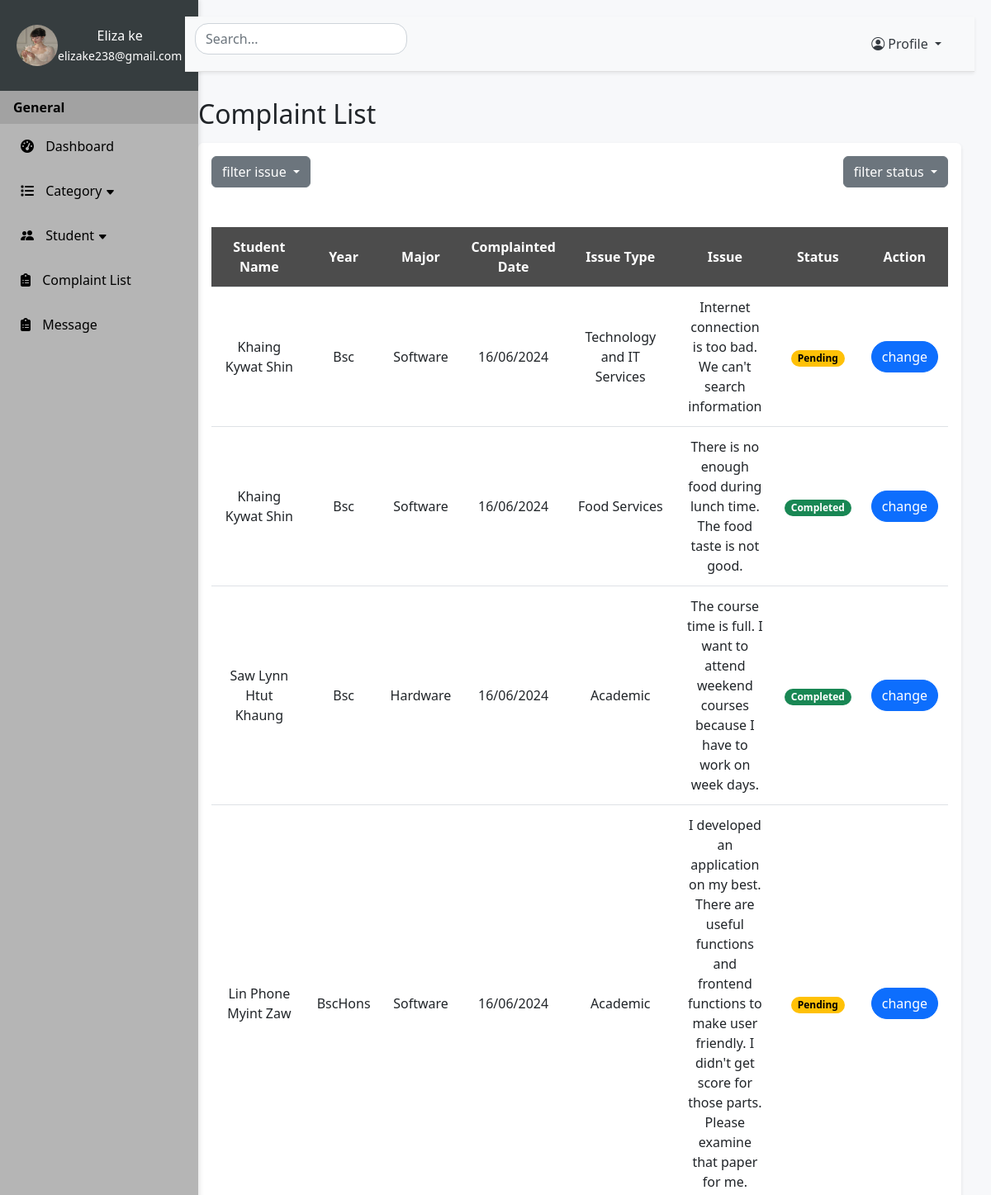
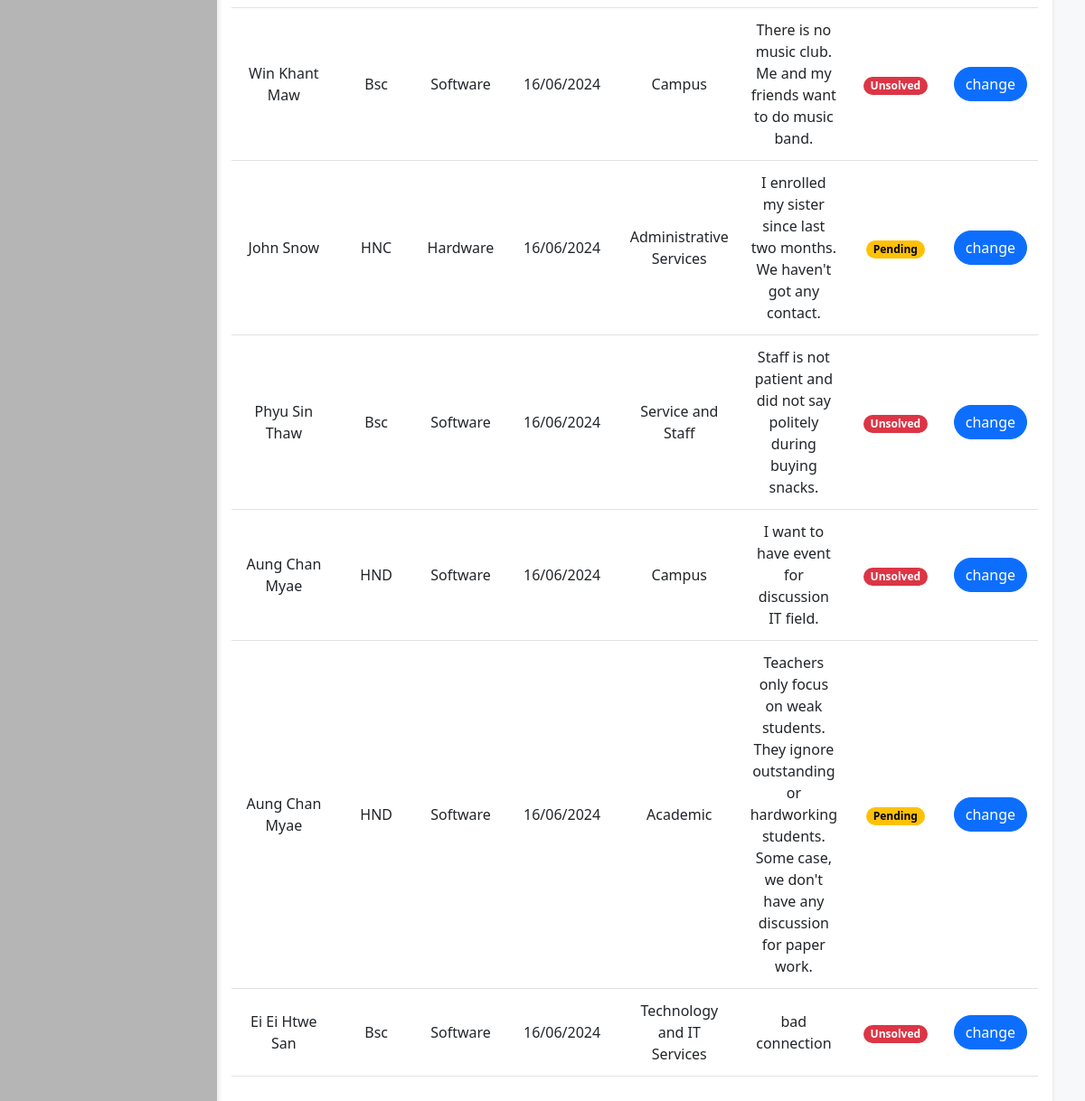
/viewComplaints (signed in), run on the app's committed database (2 pictures, top to bottom).
### website/models.py (models this page shows)
class Student(db.Model):
    id = db.Column(db.Integer, primary_key=True)
    student_name = db.Column(db.String(255), nullable=False)
    student_email = db.Column(db.String(255), nullable=False)
    student_password = db.Column(db.String(255), nullable=False)
    student_image = db.Column(db.String(255), nullable=False)
    student_year = db.Column(db.String(255), nullable=False)
    student_major = db.Column(db.String(255), nullable=False)
    student_phone = db.Column(db.String(255), nullable=False)
    complaints = db.relationship('Complaints')

class Complaints(db.Model):
    id = db.Column(db.Integer, primary_key=True)
    complaint_letter = db.Column(db.Text, nullable=False)
    date = db.Column(db.String(255), nullable=False)
    status = db.Column(db.String(255), nullable=False)
    student_id = db.Column(db.Integer, db.ForeignKey("student.id"))
    category_id = db.Column(db.Integer, db.ForeignKey("category.id"))

class Category(db.Model):
    id = db.Column(db.Integer, primary_key=True)
    cat_name = db.Column(db.String(255), nullable=False)
    cat_description = db.Column(db.String(255), nullable=False)
    cat_image = db.Column(db.String(255), nullable=False)
    complaints = db.relationship('Complaints')

### app.py (the view)
@app.route('/viewComplaints', methods=['GET', 'POST'])
def viewComplaints():
    if 'admin_id' not in session:
        return redirect(url_for('SignIn'))
    else:
        return viewcomplaints()

### website/adminfeatures.py (called while the page is built)
def viewcomplaints():
    complaints = Complaints.query.all()
    count = len(complaints)
    allstudents = Student.query.all()
    allcategories = Category.query.all()
    students = {student.id: {'name': student.student_name, 'year': student.student_year,
                             'major': student.student_major} for student in allstudents}
    categories = {category.id: category.cat_name for category in allcategories}
    return render_template("admincomplaint.html", complaints=complaints, students=students, categories=categories, allcategories=allcategories, count=count)

### website/templates/admincomplaint.html (shortened to what this page needs)
{% extends "adminlayout.html" %} {% block title %}Complaint Page{% endblock%}
{% block content %}
<h2 class="my-3">Complaint List</h2>
  <div class="p-3 mb-5 rounded table-responsive">
    <div class="d-flex justify-content-between mb-5">
      <div class="dropdown">
        <button class="btn btn-secondary dropdown-toggle" type="button" data-bs-toggle="dropdown" aria-expanded="false">
          filter issue
        </button>
      </div>
      <div class="dropdown">
        <button class="btn btn-secondary dropdown-toggle" type="button" data-bs-toggle="dropdown" aria-expanded="false">
          filter status
        </button>
      </div>
    </div>
    <table class="table align-middle">
        <thead>
            <tr>
              <th>Student Name</th>
              <th> Year</th>
              <th> Major</th>
              <th>Complainted Date</th>
              <th>Issue Type</th>
              <th>Issue</th>
              <th>Status</th>
              <th>Action</th>
            </tr>
        </thead>
        <tbody id="search-table-body">
          {% if count == 0 %}
            <tr>
              <td colspan="8"><h5 style="color: grey">There is no data ...</h5></td>
            </tr>
          {% else %}
            {% for complaint in complaints: %}
            <tr>
              <td class="searchedvalue">{{ students[complaint.student_id]['name'] }}</td>
              <td class="searchedvalue">{{ students[complaint.student_id]['year']}}</td>
              <td class="searchedvalue">{{ students[complaint.student_id]['major']}}</td>
              <td>{{ complaint.date }}</td>
              <td class="searchedvalue" >{{ categories[complaint.category_id] }}</td>
              <td>{{ complaint.complaint_letter}}</td>
              <td>
                <small {% if complaint.status== 'Unsolved' %} class="badge text-bg-danger rounded-5"
                {% elif complaint.status== 'Pending' %} class="badge text-bg-warning rounded-5"
                {% elif complaint.status== 'Completed' %} class="badge text-bg-success rounded-5" {% endif %}>
                {{ complaint.status }}
                </small>
              </td>
              <td><a class="btn btn-primary rounded-5" onclick="changeState({{complaint.id}})">change</a></td>
            </tr>
            {% endfor %}
          {% endif %}
        </tbody>
    </table>
  </div>
{% endblock %}

### website/static/css/admincss.css (style rules this page uses)
body { background-color: #f7f8fa; }
@media (min-width: 576px) { body { font-size: 0.8rem; } }
@media (min-width: 768px) { body { font-size: 0.9rem; } }
@media (min-width: 992px) { body { font-size: 0.9rem; } }
@media (min-width: 1200px) { body { font-size: 1rem; } }
.table thead th { background-color: #4c4c4c; color: #fff; text-align: center; }
.table-responsive { background-color: #fff; padding: 10px; border-radius: 10px; box-shadow: 0 2px 4px rgba(0, 0, 0, 0.1); }
.table th, .table td { padding: 0.75rem; text-align: center; vertical-align: middle; }
.table td:first-child, .table th:first-child { width: 13%; }

### data on the page
Complaints: date "16/06/2024", complaint_letter "Internet connection is too bad. We can't search information", status "Pending"
Student: student_name "Khaing Kywat Shin", student_year "Bsc", student_major "Software"
Category: cat_name "Technology and IT Services"
Complaints: date "16/06/2024", complaint_letter "There is no enough food during lunch time. The food taste is not good.", status "Completed"
Category: cat_name "Food Services"
Complaints: date "16/06/2024", complaint_letter "The course time is full. I want to attend weekend courses because I have to work on week days.", status "Completed"
Student: student_name "Saw Lynn Htut Khaung", student_year "Bsc", student_major "Hardware"
Category: cat_name "Academic"
Complaints: date "16/06/2024", complaint_letter "I developed an application on my best. There are useful functions and frontend functions to make user friendly. I didn't get score for those parts. Please examine that paper for me.", status "Pending"
Student: student_name "Lin Phone Myint Zaw", student_year "BscHons", student_major "Software"
Complaints: date "16/06/2024", complaint_letter "There is no music club. Me and my friends want to do music band.", status "Unsolved"
Student: student_name "Win Khant Maw", student_year "Bsc", student_major "Software"
Category: cat_name "Campus"
Complaints: date "16/06/2024", complaint_letter "I enrolled my sister since last two months. We haven't got any contact.", status "Pending"
Student: student_name "John Snow", student_year "HNC", student_major "Hardware"
Category: cat_name "Administrative Services"
Complaints: date "16/06/2024", complaint_letter "Staff is not patient and did not say politely during buying snacks.", status "Unsolved"
Student: student_name "Phyu Sin Thaw", student_year "Bsc", student_major "Software"
Category: cat_name "Service and Staff"
Complaints: date "16/06/2024", complaint_letter "I want to have event for discussion IT field.", status "Unsolved"
Student: student_name "Aung Chan Myae", student_year "HND", student_major "Software"
Complaints: date "16/06/2024", complaint_letter "Teachers only focus on weak students. They ignore outstanding or hardworking students. Some case, we don't have any discussion for paper work.", status "Pending"
Complaints: date "16/06/2024", complaint_letter "bad connection", status "Unsolved"
Student: student_name "Ei Ei Htwe San", student_year "Bsc", student_major "Software"

### other printed values
{{ session.get('admin')['admin_name'] }} "Eliza ke"
{{ session.get('admin')['admin_email'] }} "elizake238@gmail.com"
